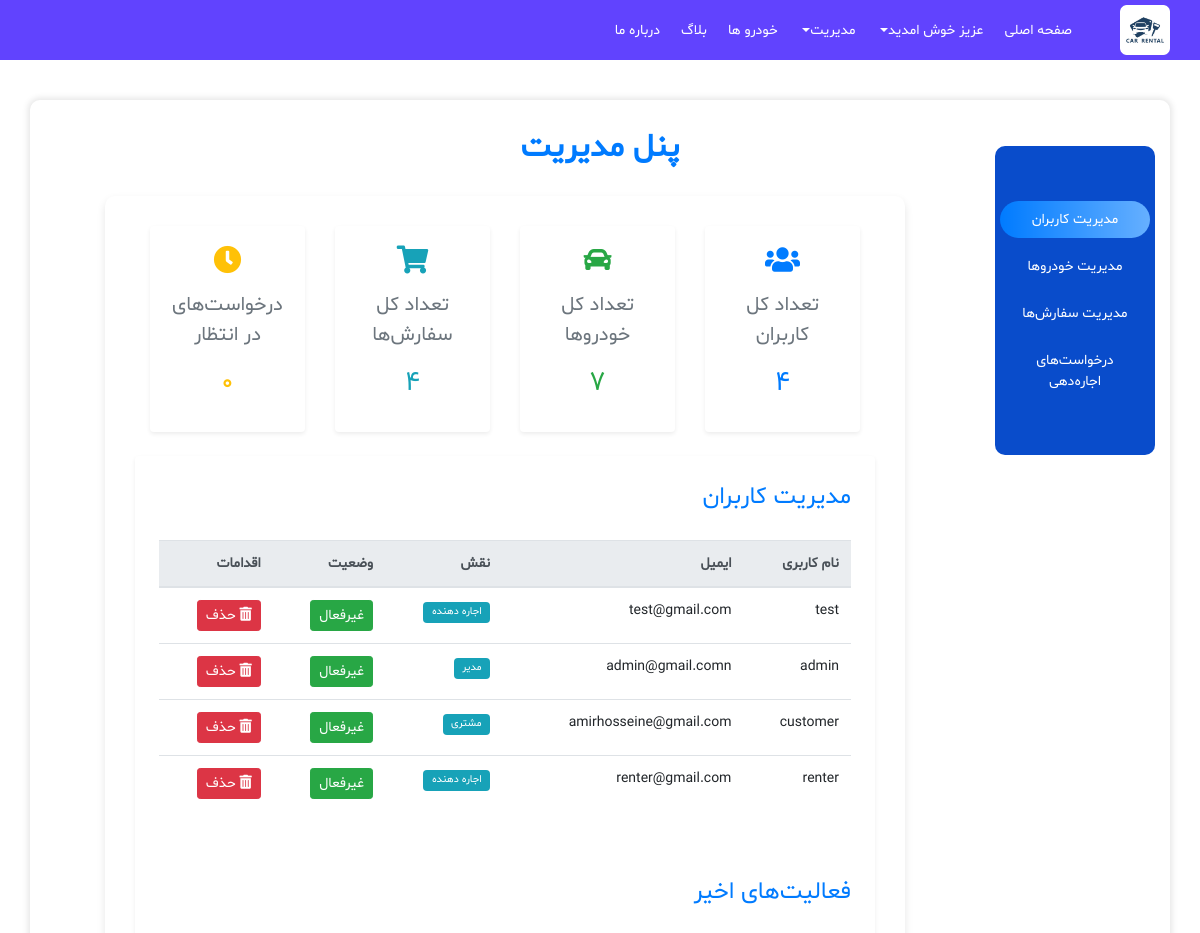
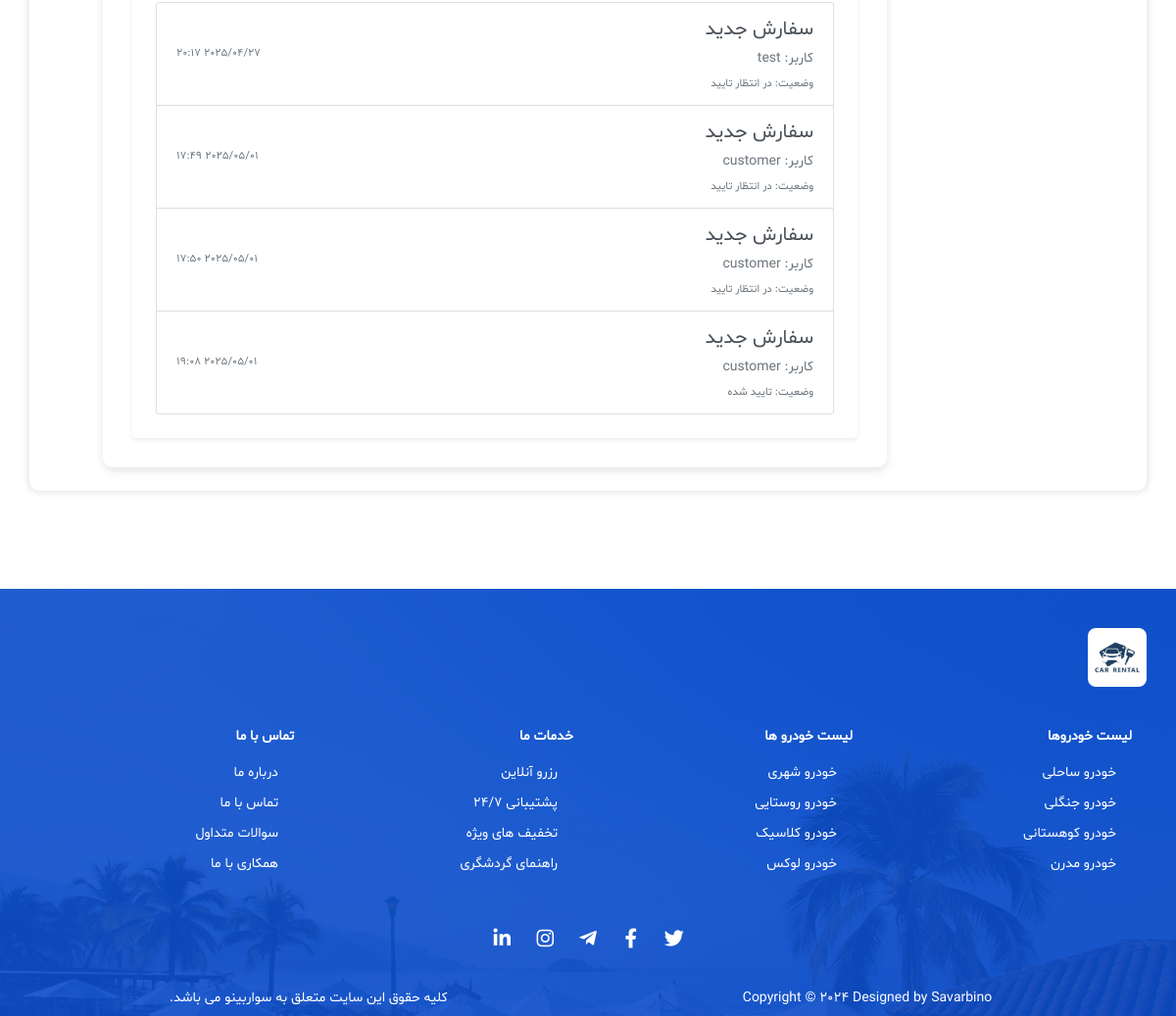
/admin_panel/ (signed in), run on the app's committed database (2 pictures, top to bottom).
### users/models.py (models this page shows)
class User(AbstractUser):
    ROLES = ((1, 'Admin'), (2, 'Renter'), (3, 'Passenger'))
    role = models.IntegerField(choices=ROLES, default=3)
    phonenumber = models.CharField(max_length=15, blank=True, null=True)
    address = models.TextField(blank=True, null=True)
    role_change_requested = models.BooleanField(default=False)
    is_active = models.BooleanField(default=True)
    objects = UserManager()

### reservations/models.py (models this page shows, shortened)
class Order(models.Model):
    car = models.ForeignKey(Car, on_delete=models.CASCADE)
    user = models.ForeignKey(User, on_delete=models.CASCADE)
    pickup_date = models.DateField()
    return_date = models.DateField()
    number_of_passengers = models.IntegerField()
    total_price = models.DecimalField(max_digits=10, decimal_places=0)
    created_at = models.DateTimeField(auto_now_add=True)
    status = models.CharField(max_length=20, choices=[
        ('pending', 'در انتظار تایید'),
        ('confirmed', 'تایید شده'),
        ('cancelled', 'لغو شده'),
        ('completed', 'تکمیل شده')
    ], default='pending')

### admin_app/views.py (the view, shortened to what this page needs)
# urls.py: path('admin_panel/', views.admin_panel, name='admin_panel'),
@login_required
def admin_panel(request):
    if not request.user.is_superuser:
        return redirect('home')
    total_users = User.objects.count()
    total_cars = Car.objects.count()
    total_orders = Order.objects.count()
    pending_renter_requests = User.objects.filter(role_change_requested=True).count()
    users = User.objects.all()
    cars = Car.objects.all().order_by('-id')  # Order by id descending
    orders = Order.objects.all().order_by('-created_at')
    renter_requests = User.objects.filter(role_change_requested=True)
    recent_activities = []
    for order in Order.objects.filter(created_at__gte=timezone.now() - timedelta(days=7)):
        recent_activities.append({
            'timestamp': order.created_at,
            'user': order.user.username,
            'action': 'سفارش جدید',
            'status': order.get_status_display()
        })
    context = {
        'total_users': total_users,
        'total_cars': total_cars,
        'total_orders': total_orders,
        'pending_renter_requests': pending_renter_requests,
        'recent_activities': recent_activities[:10],  # Show only last 10 activities
        'users': users,
        'cars': cars,
        'orders': orders,
        'renter_requests': renter_requests,
    }
    return render(request, 'admin/admin_panel.html', context)

### templates/admin/admin_panel.html (shortened to what this page needs)
{% extends 'base.html' %}
{% block content %}
<main class="container content content-box py-4">
    <h2 class="title mb-4 text-primary d-none d-lg-block text-center">پنل مدیریت</h2>
    <div class="row mtop-2">
        <div class="col-md-2 col-sm-3 nav-wrapper">
            <div class="nav flex-column nav-pills" id="v-pills-tab" role="tablist" aria-orientation="vertical">
                <a class="nav-link active" id="v-pills-users-tab" data-toggle="pill" href="#v-pills-users" role="tab" aria-controls="v-pills-users" aria-selected="true">مدیریت کاربران</a>
                <a class="nav-link" id="v-pills-cars-tab" data-toggle="pill" href="#v-pills-cars" role="tab" aria-controls="v-pills-cars" aria-selected="false">مدیریت خودروها</a>
                <a class="nav-link" id="v-pills-orders-tab" data-toggle="pill" href="#v-pills-orders" role="tab" aria-controls="v-pills-orders" aria-selected="false">مدیریت سفارش‌ها</a>
                <a class="nav-link" id="v-pills-requests-tab" data-toggle="pill" href="#v-pills-requests" role="tab" aria-controls="v-pills-requests" aria-selected="false">درخواست‌های اجاره‌دهی</a>
            </div>
        </div>
        <div class="col-md-10 col-sm-9 content-wrapper">
            <div class="dashboard-summary mb-4">
                <div class="row">
                    <div class="col-md-3">
                        <div class="card shadow-sm h-100 border-0">
                            <div class="card-body text-center">
                                <i class="fas fa-users fa-2x text-primary mb-3"></i>
                                <h5 class="card-title text-muted">تعداد کل کاربران</h5>
                                <h3 class="text-primary">{{ total_users|default:"0" }}</h3>
                            </div>
                        </div>
                    </div>
                    <div class="col-md-3">
                        <div class="card shadow-sm h-100 border-0">
                            <div class="card-body text-center">
                                <i class="fas fa-car fa-2x text-success mb-3"></i>
                                <h5 class="card-title text-muted">تعداد کل خودروها</h5>
                                <h3 class="text-success">{{ total_cars|default:"0" }}</h3>
                            </div>
                        </div>
                    </div>
                    <div class="col-md-3">
                        <div class="card shadow-sm h-100 border-0">
                            <div class="card-body text-center">
                                <i class="fas fa-shopping-cart fa-2x text-info mb-3"></i>
                                <h5 class="card-title text-muted">تعداد کل سفارش‌ها</h5>
                                <h3 class="text-info">{{ total_orders|default:"0" }}</h3>
                            </div>
                        </div>
                    </div>
                    <div class="col-md-3">
                        <div class="card shadow-sm h-100 border-0">
                            <div class="card-body text-center">
                                <i class="fas fa-clock fa-2x text-warning mb-3"></i>
                                <h5 class="card-title text-muted">درخواست‌های در انتظار</h5>
                                <h3 class="text-warning">{{ pending_renter_requests|default:"0" }}</h3>
                            </div>
                        </div>
                    </div>
                </div>
            </div>
            <div class="tab-content bg-white rounded shadow-sm p-4" id="v-pills-tabContent">
                <div class="tab-pane fade show active" id="v-pills-users" role="tabpanel" aria-labelledby="v-pills-users-tab">
                    <h4 class="mb-4 text-primary">مدیریت کاربران</h4>
                    <div class="table-responsive">
                        {% if users %}
                        <table class="table table-hover">
                            <thead class="thead-light">
                                <tr>
                                    <th>نام کاربری</th>
                                    <th>ایمیل</th>
                                    <th>نقش</th>
                                    <th>وضعیت</th>
                                    <th>اقدامات</th>
                                </tr>
                            </thead>
                            <tbody>
                                {% for user in users %}
                                <tr>
                                    <td>{{ user.username }}</td>
                                    <td>{{ user.email }}</td>
                                    <td><span class="badge badge-info">
                                        {% if user.get_role_display == 'Renter' %}
                                            اجاره دهنده
                                        {% elif user.get_role_display == 'Admin' %}
                                            مدیر
                                        {% elif user.get_role_display == 'Passenger' %}
                                            مشتری
                                        {% else %}
                                            {{ user.get_role_display }}
                                        {% endif %}
                                    </span></td>
                                    <td>
                                        <form method="post" action="{% url 'toggle_user_status' user.id %}">
                                            <button type="submit" class="btn btn-sm btn-{{ user.is_active|yesno:'success,danger' }}">
                                                {{ user.is_active|yesno:"غیرفعال,فعال" }}
                                            </button>
                                        </form>
                                    </td>
                                    <td>
                                        <form method="post" action="{% url 'admin_delete_user' user.id %}">
                                            <button type="submit" class="btn btn-sm btn-danger">
                                                <i class="fas fa-trash-alt"></i> حذف
                                            </button>
                                        </form>
                                    </td>
                                </tr>
                                {% endfor %}
                            </tbody>
                        </table>
                        {% else %}
                        <div class="alert alert-info text-center">هیچ کاربری یافت نشد.</div>
                        {% endif %}
                    </div>
                </div>
                <div class="recent-activities mt-5">
                    <h4 class="mb-4 text-primary">فعالیت‌های اخیر</h4>
                    <div class="list-group">
                        {% if recent_activities %}
                            {% for activity in recent_activities %}
                            <div class="list-group-item list-group-item-action">
                                <div class="d-flex w-100 justify-content-between align-items-center">
                                    <div>
                                        <h5 class="mb-1">{{ activity.action }}</h5>
                                        <p class="mb-1 text-muted">کاربر: {{ activity.user }}</p>
                                        <small class="text-muted">وضعیت: {{ activity.status }}</small>
                                    </div>
                                    <small class="text-muted">{{ activity.timestamp|date:"Y/m/d H:i" }}</small>
                                </div>
                            </div>
                            {% endfor %}
                        {% else %}
                        <div class="alert alert-info text-center">هیچ فعالیت اخیری وجود ندارد.</div>
                        {% endif %}
                    </div>
                </div>
            </div>
        </div>
    </div>
</main>
{% endblock %}

### static/css/style.css (style rules this page uses)
* { flex-wrap: wrap; font-family: shabnam; position: relative; box-sizing: border-box; outline: none; }
body { text-align: right; color: #333333; font-size: 14px; }
a, a:hover, a:active, a:focus { text-decoration: none; color: inherit; }
.row { padding: 0; margin: 0; width: 100%; }
.container, .container-fluid { padding: 0; }
.title { font-weight: bold; }
.h1, .h2, .h3, .h4, .h5, .h6, h1, h2, h3, h4, h5, h6 { line-height: 1.5; }
:root { --main-blue: #094ccb; --main-light-blue: #3094fb; --main-yellow: #fbce45; --main-red: #f50f76; }
.content-box { margin: 100px auto; box-shadow: 0px 0px 6px 2px rgba(0, 0, 0, 0.1); border-radius: 10px; padding: 15px 0; }
.content .nav { background-color: var(--main-blue); color: white; border-radius: 10px; padding: 50px 5px; margin-top: -50px; }
.content { margin-top: 100px; }
.content .nav-link { text-align: center; border-radius: 2em; transition: 0.3s; margin: 5px 0; }
.content .nav-link.active, .content .nav-link:hover { background: rgba(255, 255, 255, 0.4); background: linear-gradient(90deg, rgba(255, 255, 255, 0) 0%, rgba(255, 255, 255, 0.4) 100%); }
.content-wrapper { padding: 30px; background-color: #fff; border-radius: 10px; box-shadow: 0 4px 8px rgba(0, 0, 0, 0.1); max-width: 800px; width: 100%; margin: 0 auto; }

### templates/admin/admin_panel.html (style rules this page uses)
.nav-pills .nav-link { color: white; transition: all 0.3s ease; }
.nav-pills .nav-link.active { background-color: #007bff; color: white; }
.card { transition: transform 0.3s ease; }
.table th { font-weight: 600; }
.btn { transition: all 0.3s ease; }
.list-group-item { transition: all 0.3s ease; }
.badge { padding: 0.5em 0.8em; font-weight: 500; }

### data on the page
User: username "test", email "test@gmail.com", role "اجاره دهنده", is_active "غیرفعال", user "test"
User: username "admin", email "admin@gmail.comn", role "مدیر", is_active "غیرفعال"
User: username "customer", email "amirhosseine@gmail.com", role "مشتری", is_active "غیرفعال", user "customer" "customer" "customer"
User: username "renter", email "renter@gmail.com", role "اجاره دهنده", is_active "غیرفعال"
Order: timestamp "2025/04/27 20:17"
Order: timestamp "2025/05/01 17:49"
Order: timestamp "2025/05/01 17:50"
Order: timestamp "2025/05/01 19:08"

### other printed values
{{ total_users|default:"0" }} "4"
{{ total_cars|default:"0" }} "7"
{{ total_orders|default:"0" }} "4"
{{ pending_renter_requests|default:"0" }} "0"
{{ activity.action }} "سفارش جدید" "سفارش جدید" "سفارش جدید" "سفارش جدید"
{{ activity.status }} "در انتظار تایید" "در انتظار تایید" "در انتظار تایید" "تایید شده"
